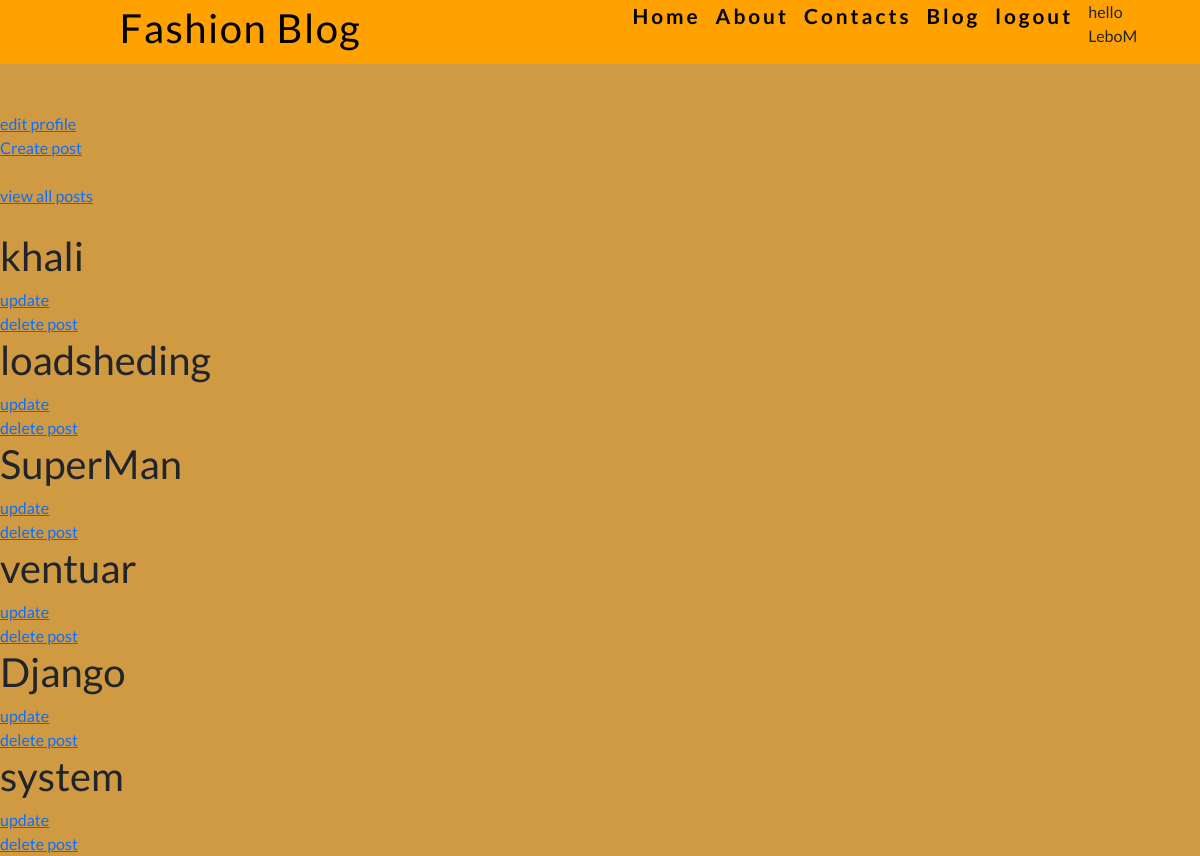
The page /post_list/ (signed in) on the database as committed earlier.
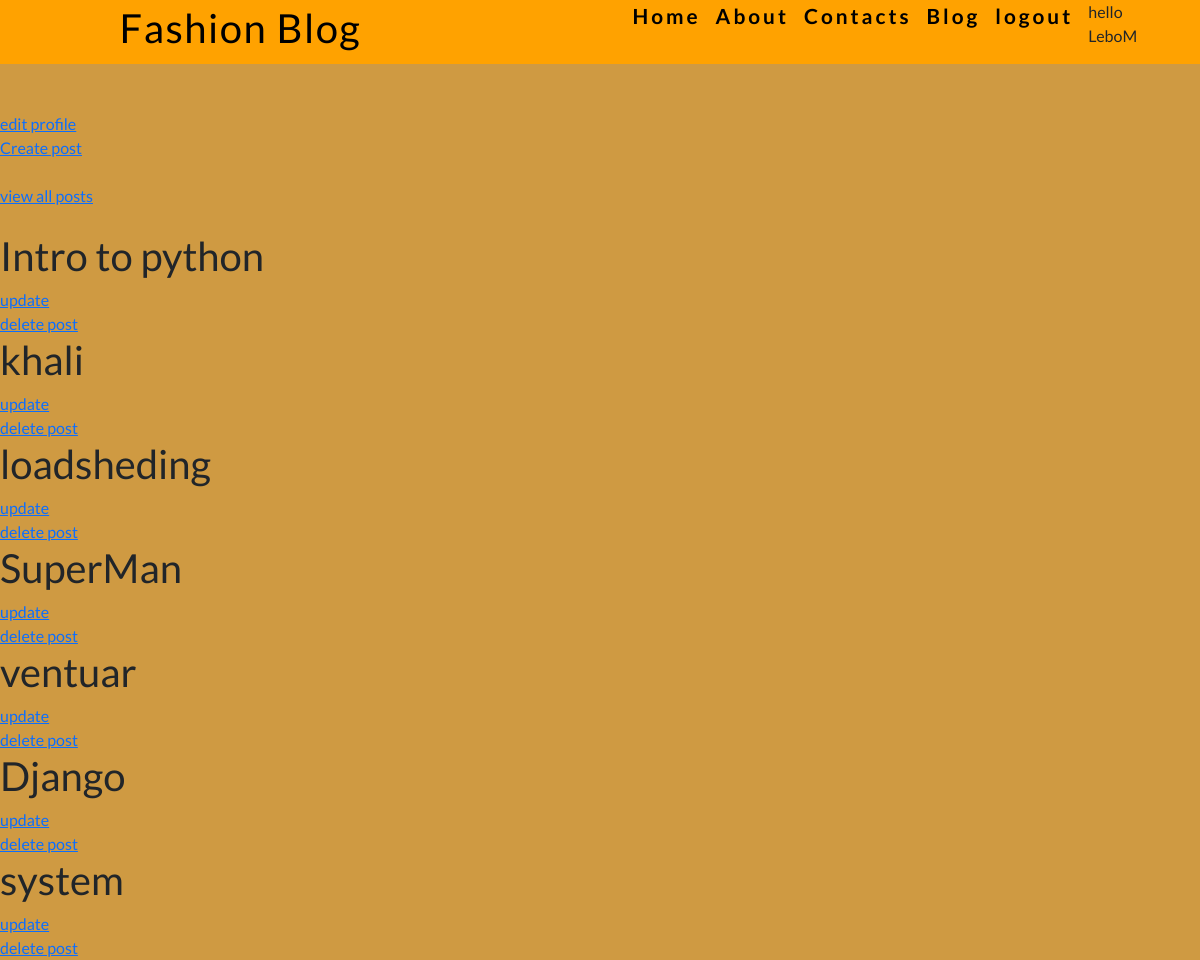
The same page on the database as committed later.
### blog/models.py (models this page shows, shortened)
class Post(models.Model):
    Status_choices=(("draft","Draft"),("published","Published"))
    title=models.CharField(max_length=255)
    image=models.ImageField(blank=True, null= True)
    slug=models.CharField(max_length=255,unique_for_date="publish")
    author=models.ForeignKey(User, on_delete=models.CASCADE, related_name="blog_post")
    body=models.TextField()
    publish=models.DateField(default=timezone.now)
    created=models.DateTimeField(auto_now_add=True)
    update=models.DateField(auto_now=True)
    status=models.CharField(max_length=10, choices=Status_choices, default="draft")
    class Meta:
     ordering=("-publish",)

### blog/views.py (the view)
# urls.py: path('post_list/',Postlistview.as_view(),name='post_list'),
class Postlistview(ListView):
    model = Post
    template_name = "profile.html"

### blog/templates/profile.html
{% extends 'base.html'%}
{% block content %}
<a href="{% url 'account:edit_profile' user.id %}">edit profile</a><br>
<a href="{% url 'blog:add_post' %}">Create post</a> <br><br>
<a href="{% url 'blog:post_list' %}">view all posts</a><br><br>
{% for post in object_list %}
{% if user.id == post.author.id  %}
<h1>{{post.title}}</h1>
<a href="{% url 'blog:update-post' post.id  %}">update</a><br>
<a href="{% url 'blog:delete_post' post.id %}">delete post</a>
{% endif %}
{% endfor %}
{% endblock  %}

Rows that differ between the two databases and show on the page:
added Post: title "Intro to python"
